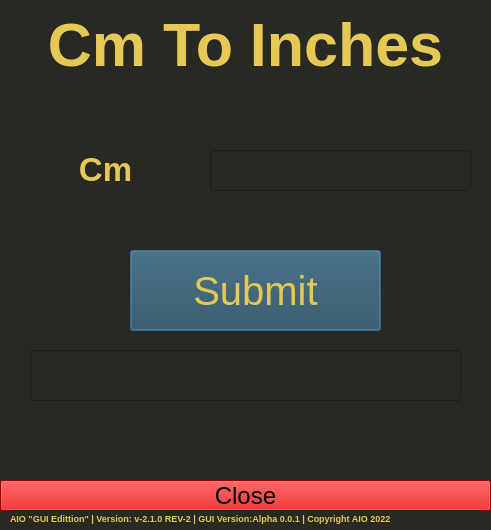
<?xml version="1.0" encoding="UTF-8"?>
<ui version="4.0">
 <class>Dialog</class>
 <widget class="QDialog" name="Dialog">
  <property name="geometry">
   <rect>
    <x>0</x>
    <y>0</y>
    <width>491</width>
    <height>530</height>
   </rect>
  </property>
  <property name="minimumSize">
   <size>
    <width>491</width>
    <height>530</height>
   </size>
  </property>
  <property name="maximumSize">
   <size>
    <width>491</width>
    <height>530</height>
   </size>
  </property>
  <property name="windowTitle">
   <string>AIO | Age</string>
  </property>
  <property name="styleSheet">
   <string notr="true">background-color: rgb(40, 41, 35);</string>
  </property>
  <widget class="QPushButton" name="Close">
   <property name="geometry">
    <rect>
     <x>0</x>
     <y>480</y>
     <width>491</width>
     <height>31</height>
    </rect>
   </property>
   <property name="font">
    <font>
     <pointsize>18</pointsize>
     <strikeout>false</strikeout>
     <kerning>true</kerning>
    </font>
   </property>
   <property name="styleSheet">
    <string notr="true">background-color: rgb(213, 0, 0);</string>
   </property>
   <property name="text">
    <string>Close</string>
   </property>
   <property name="autoDefault">
    <bool>false</bool>
   </property>
   <property name="default">
    <bool>false</bool>
   </property>
  </widget>
  <widget class="QLabel" name="label_3">
   <property name="geometry">
    <rect>
     <x>10</x>
     <y>510</y>
     <width>471</width>
     <height>16</height>
    </rect>
   </property>
   <property name="font">
    <font>
     <pointsize>7</pointsize>
     <weight>75</weight>
     <bold>true</bold>
     <strikeout>false</strikeout>
     <kerning>true</kerning>
    </font>
   </property>
   <property name="styleSheet">
    <string notr="true">color: rgb(230, 200, 85);</string>
   </property>
   <property name="text">
    <string>AIO &quot;GUI Edittion&quot; | Version: v-2.1.0 REV-2 | GUI Version:Alpha 0.0.1 | Copyright AIO 2022</string>
   </property>
   <property name="wordWrap">
    <bool>true</bool>
   </property>
  </widget>
  <widget class="QLineEdit" name="Input_1">
   <property name="geometry">
    <rect>
     <x>210</x>
     <y>150</y>
     <width>261</width>
     <height>41</height>
    </rect>
   </property>
   <property name="font">
    <font>
     <pointsize>20</pointsize>
     <strikeout>false</strikeout>
     <kerning>true</kerning>
    </font>
   </property>
   <property name="styleSheet">
    <string notr="true">color: rgb(230, 200, 85);</string>
   </property>
   <property name="text">
    <string/>
   </property>
  </widget>
  <widget class="QLabel" name="label_2">
   <property name="geometry">
    <rect>
     <x>20</x>
     <y>150</y>
     <width>171</width>
     <height>41</height>
    </rect>
   </property>
   <property name="font">
    <font>
     <pointsize>25</pointsize>
     <weight>75</weight>
     <bold>true</bold>
     <strikeout>false</strikeout>
     <kerning>true</kerning>
    </font>
   </property>
   <property name="styleSheet">
    <string notr="true">color: rgb(230, 200, 85);</string>
   </property>
   <property name="text">
    <string>&lt;html&gt;&lt;head/&gt;&lt;body&gt;&lt;p align=&quot;center&quot;&gt;Cm&lt;/p&gt;&lt;/body&gt;&lt;/html&gt;</string>
   </property>
  </widget>
  <widget class="QLabel" name="label">
   <property name="geometry">
    <rect>
     <x>20</x>
     <y>10</y>
     <width>451</width>
     <height>71</height>
    </rect>
   </property>
   <property name="font">
    <font>
     <pointsize>46</pointsize>
     <weight>75</weight>
     <bold>true</bold>
     <underline>false</underline>
     <strikeout>false</strikeout>
     <kerning>true</kerning>
    </font>
   </property>
   <property name="autoFillBackground">
    <bool>false</bool>
   </property>
   <property name="styleSheet">
    <string notr="true">color: rgb(230, 200, 85);</string>
   </property>
   <property name="text">
    <string>&lt;html&gt;&lt;head/&gt;&lt;body&gt;&lt;p align=&quot;center&quot;&gt;Cm To Inches&lt;/p&gt;&lt;/body&gt;&lt;/html&gt;</string>
   </property>
  </widget>
  <widget class="QPushButton" name="Submit">
   <property name="geometry">
    <rect>
     <x>130</x>
     <y>250</y>
     <width>251</width>
     <height>81</height>
    </rect>
   </property>
   <property name="font">
    <font>
     <pointsize>30</pointsize>
     <strikeout>false</strikeout>
     <kerning>true</kerning>
    </font>
   </property>
   <property name="styleSheet">
    <string notr="true">color: rgb(230, 200, 85);
background-color: rgb(42, 74, 89);</string>
   </property>
   <property name="text">
    <string>Submit</string>
   </property>
  </widget>
  <widget class="QLineEdit" name="Output_2">
   <property name="geometry">
    <rect>
     <x>30</x>
     <y>350</y>
     <width>431</width>
     <height>51</height>
    </rect>
   </property>
   <property name="font">
    <font>
     <pointsize>20</pointsize>
     <strikeout>false</strikeout>
     <kerning>true</kerning>
    </font>
   </property>
   <property name="styleSheet">
    <string notr="true">color: rgb(230, 200, 85);</string>
   </property>
   <property name="text">
    <string/>
   </property>
   <property name="alignment">
    <set>Qt::AlignRight|Qt::AlignTrailing|Qt::AlignVCenter</set>
   </property>
  </widget>
 </widget>
 <resources/>
 <connections/>
</ui>
